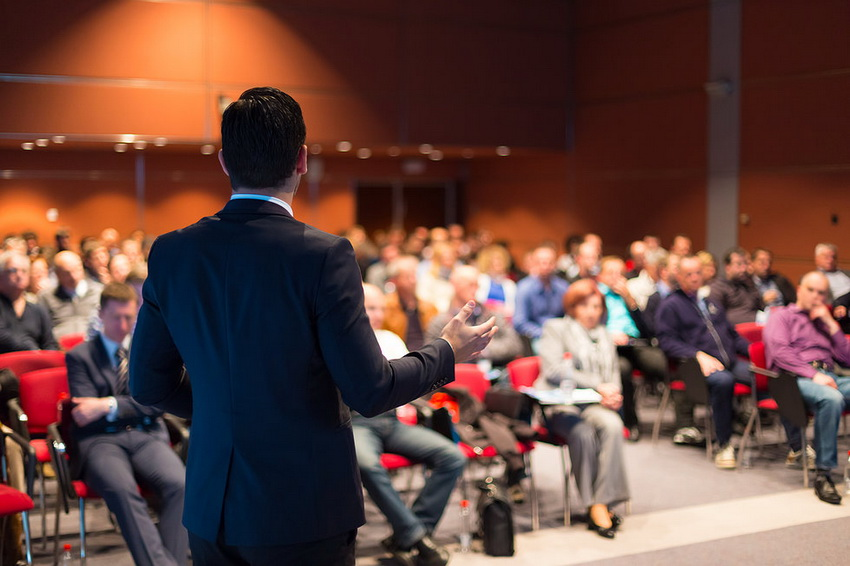
#> input picture IGI/LR5/medical_center/media/photos/7-PR-instrumentov-dlya-prodvizheniya-vashego-meropriyatiya.jpg, 850 x 566 px
$ python -i drawer.py   (imports and definitions only)
#> lines starting #> are read from the running program, lines starting #| are printed output that depends on the picture
from PIL import Image, ImageDraw
from .geometric_shape import *


class Drawer:
    """
    Class providing methods for drawing geometric shapes and converting images to ASCII art.
    """

    @staticmethod
    def draw(rectangle):
        """
        Draws a rectangle on an image and saves it as a PNG file.

        Parameters:
        - rectangle: The rectangle object to be drawn.

        Returns:
        - None
        """
        image = Image.new("RGB", (int(rectangle.width), int(rectangle.height)), "white")
        draw = ImageDraw.Draw(image)
        draw.rectangle([0, 0, int(rectangle.width), int(rectangle.height)], fill=rectangle.color.color)
        image.save("rectangle.png")
        image.show()

    @staticmethod
    def draw_square_in_circle(circle_radius, color):
        R = circle_radius
        cx, cy = R, R
        square_side = R * 2 ** 0.5

        top_left = (cx - square_side / 2, cy - square_side / 2)
        bottom_right = (cx + square_side / 2, cy + square_side / 2)

        image = Image.new("RGB", (2 * R, 2 * R), "white")
        draw = ImageDraw.Draw(image)

        draw.rectangle([top_left[0], top_left[1], bottom_right[0], bottom_right[1]], outline="black", fill=color)

        draw.ellipse([cx - R, cy - R, cx + R, cy + R], outline="black")

        image.save("square_in_circle.png")
        image.show()

    @staticmethod
    def image_to_ascii(image_path, cols=120):
        """
        Converts an image to ASCII art.

        Parameters:
        - image_path: The path to the image file.
        - cols: The number of columns for the ASCII art (default is 120).

        Returns:
        - ASCII representation of the image.
        """
#> called with cols = 120
        img = Image.open(image_path)
#> img is the input picture: PIL image 850x566 RGB; mean R, G, B 104, 70.5, 63.1
        img = img.resize((cols, int(cols * img.size[1] / img.size[0])))
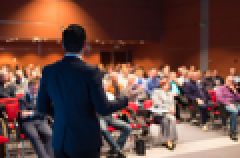
#> img: PIL image 120x79 RGB (shown 2 times larger); mean R, G, B 104, 70.5, 63.1
        img = img.convert('L')
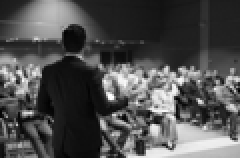
#> img: PIL image 120x79 L (shown 2 times larger); min 0, max 255, mean 79.7

        ascii_chars = '@%#*+=-:. '

        ascii_image = ""
        for i in range(img.size[1]):
            for j in range(img.size[0]):
                pixel_value = img.getpixel((j, i))
                ascii_image += ascii_chars[pixel_value // 32]
            ascii_image += "\n"

        return ascii_image

>>> result = Drawer().image_to_ascii('../../../LR5/medical_center/media/photos/7-PR-instrumentov-dlya-prodvizheniya-vashego-meropriyatiya.jpg')
